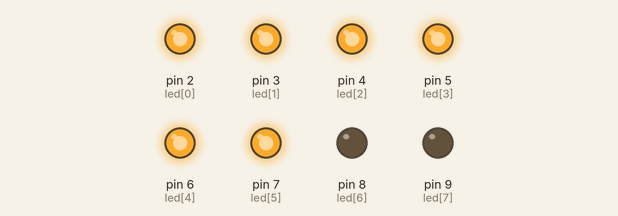
Recording of a sketch running on a simulated Arduino Uno, built with avr-gcc and run on an emulated ATmega328P. Parts: output pins drawn as LEDs (lit = HIGH).

Above: at 0.5 s.
At 1.5 s:
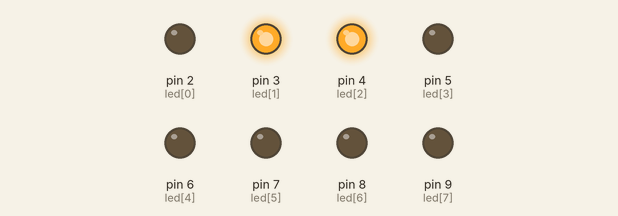
At 3.5 s:
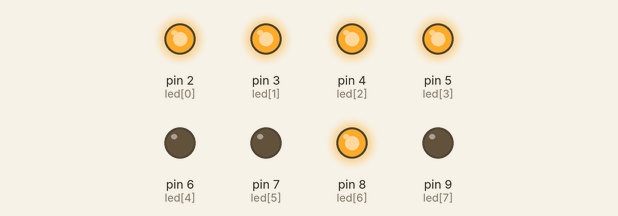
At 6.5 s:
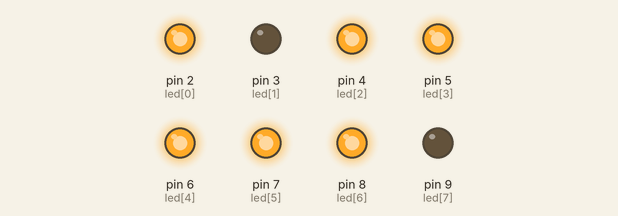
At 9.5 s:
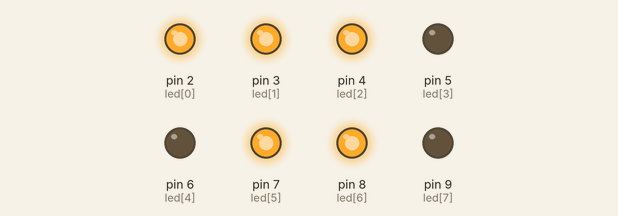
At 13.5 s:
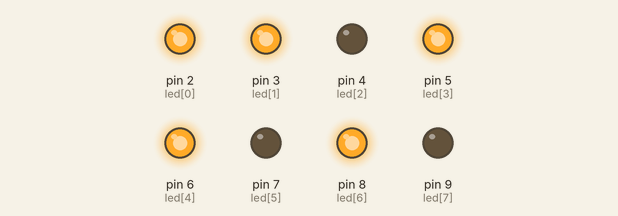
Timing chart, 0 to 14.3 s (numbered marks = the images above):
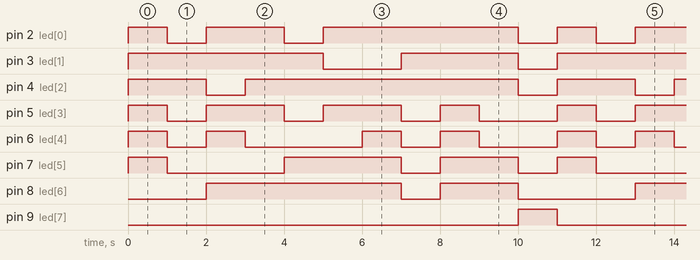

Measured:
- by itself, pin 2 (led[0]): repeats every 11.0 s: LOW 1.0 s, HIGH 2.0 s, LOW 1.0 s, HIGH 5.0 s, LOW 1.0 s, HIGH 1.0 s
- by itself, pin 3 (led[1]): repeats every 11.0 s: LOW 2.0 s, HIGH 3.0 s, LOW 1.0 s, HIGH 5.0 s
- by itself, pin 4 (led[2]): repeats every 11.0 s: LOW 1.0 s, HIGH 7.0 s, LOW 1.0 s, HIGH 2.0 s
- by itself, pin 5 (led[3]): repeats every 11.0 s: 2 × (LOW 1.0 s, HIGH 2.0 s), LOW 1.0 s, HIGH 1.0 s, LOW 2.0 s, HIGH 1.0 s
- by itself, pin 6 (led[4]): repeats every 11.0 s: LOW 1.0 s, HIGH 1.0 s, LOW 3.0 s, HIGH 1.0 s, LOW 1.0 s, HIGH 1.0 s, LOW 2.0 s, HIGH 1.0 s
- by itself, pin 7 (led[5]): repeats every 11.0 s: LOW 3.0 s, HIGH 3.0 s, LOW 1.0 s, HIGH 2.0 s, LOW 1.0 s, HIGH 1.0 s
- by itself, pin 8 (led[6]): repeats every 11.0 s: LOW 1.0 s, HIGH 2.0 s, LOW 3.0 s, HIGH 5.0 s
- by itself, pin 9 (led[7]): alternates HIGH for 1.0 s and LOW for 10.0 s

The sketch:

Part-9.ino
```cpp
//           a b c d e f g .
int led[] = {2,3,4,5,6,7,8,9};

int numbers[11][8] = {
  {1,1,1,1,1,1,0,0}, // 0
  {0,1,1,0,0,0,0,0}, // 1
  {1,1,0,1,1,0,1,0}, // 2
  {1,1,1,1,0,0,1,0}, // 3
  {0,1,1,0,0,1,1,0}, // 4
  {1,0,1,1,0,1,1,0}, // 5
  {1,0,1,1,1,1,1,0}, // 6
  {1,1,1,0,0,0,0,0}, // 7
  {1,1,1,1,1,1,1,0}, // 8
  {1,1,1,0,0,1,1,0}, // 9
  {0,0,0,0,0,0,0,1}, // .
};
void setup() {
  // put your setup code here, to run once:
  for(int i=0;i<8;i++){
    pinMode(led[i],OUTPUT);
  }
}

void loop() {
  // put your main code here, to run repeatedly:
    for(int i=0; i<11;i++){
      for(int j=0;j<8;j++){
        digitalWrite(led[j],numbers[i][j]);
      }
      delay(1000);
    }
}
```
